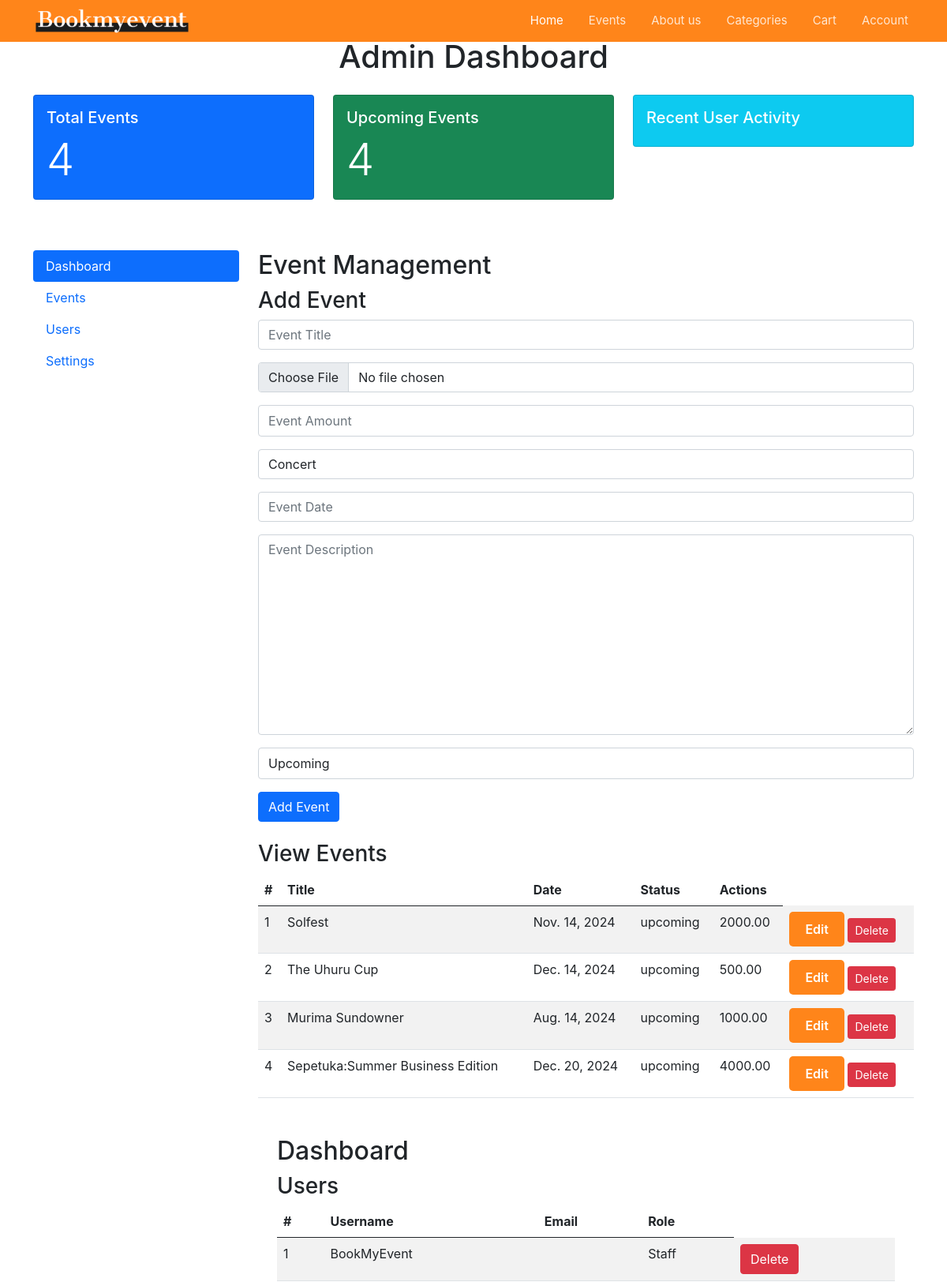
Page /userportal/dashboard/ (signed in, upper part) on the earlier database version.
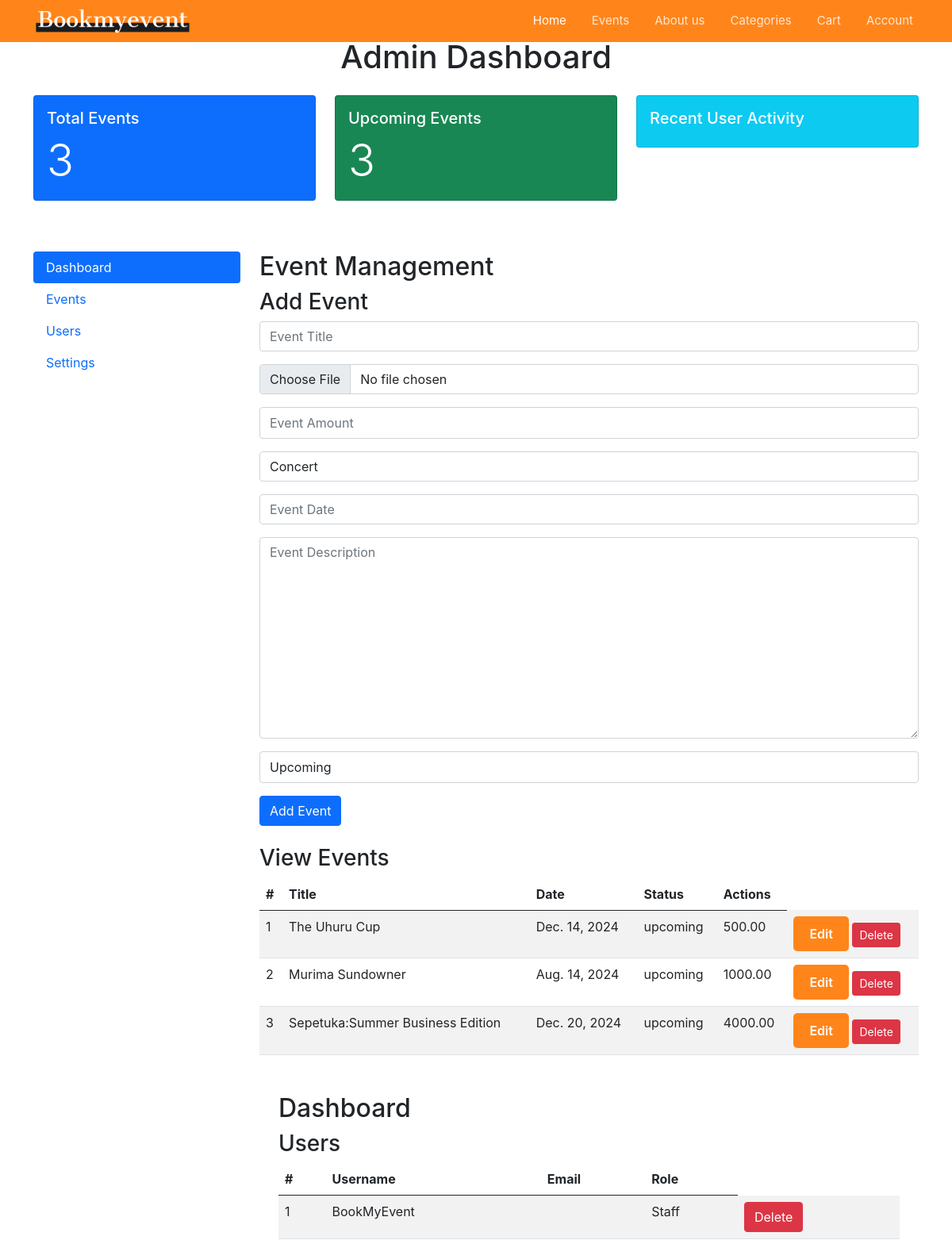
Same page on the later database version.
### userportal/models.py (models this page shows, shortened)
class Event(models.Model):
    STATUS_CHOICES = [
        ('upcoming', 'Upcoming'),
        ('completed', 'Completed'),
        ('cancelled', 'Cancelled'),
    ]
    CATEGORY_CHOICES = [
        ('technology', 'Technology'),
        ('concert', 'Concert'),
        ('family', 'Family'),
        ('theatre', 'Theatre'),
        ('sport', 'Sport'),
    ]
    title = models.CharField(max_length=255)
    date = models.DateField()
    description = models.TextField()
    status = models.CharField(max_length=20, choices=STATUS_CHOICES, default='upcoming')
    amount = models.DecimalField(max_digits=10, decimal_places=2)
    image = models.ImageField(upload_to='event_images/', blank=True, null=True)
    category = models.CharField(max_length=20, choices=CATEGORY_CHOICES, default='concert')

### userportal/views.py (the view)
# urls.py: path('dashboard/', views.dashboard, name='dashboard'),
def dashboard(request):
    if not request.user.is_staff:
        return redirect('index')
    total_events = Event.objects.count()
    upcoming_events_count = Event.objects.filter(status='upcoming').count()
    events = Event.objects.all()
    if request.method == 'POST':
        form = eventForm(request.POST, request.FILES)
        if form.is_valid():
            form.save()
            return redirect('dashboard')
    else:
        form = eventForm()
    users = User.objects.all()
    return render(request, 'adminstration.html', {'total_events': total_events,
    'upcoming_events_count': upcoming_events_count, 'form': form, 'events': events,'users': users})

### userportal/forms.py
class eventForm(forms.ModelForm):
    class Meta:
        model = Event
        fields = '__all__'
        widgets = {
            'title': forms.TextInput(attrs={'class': 'form-control', 'placeholder': 'Event Title'}),
            'date': forms.DateInput(attrs={'class': 'form-control', 'placeholder': 'Event Date'}),
            'description': forms.Textarea(attrs={'class': 'form-control', 'placeholder': 'Event Description'}),
            'amount': forms.NumberInput(attrs={'class': 'form-control small-textarea', 'placeholder': 'Event Amount'}),
            'status': forms.Select(attrs={'class': 'form-control small-textarea', 'placeholder': 'Event Status'}),
            'image': forms.FileInput(attrs={'class': 'form-control', 'placeholder': 'Event Image'}),
            'category': forms.Select(attrs={'class': 'form-control', 'placeholder': 'Event Category'}),
        }

### userportal/templates/adminstration.html (shortened to what the changed rows need)
{% extends 'base.html' %}
{% load static %}
{% block content %}
<div class="container mt-5">
    <h1 class="mb-4 text-center">Admin Dashboard</h1>
    <div class="row">
        <div class="col-md-4">
            <div class="card text-white bg-primary mb-3">
                <div class="card-body">
                    <h5 class="card-title">Total Events</h5>
                    <p class="card-text display-4">{{ total_events }}</p>
                </div>
            </div>
        </div>
        <div class="col-md-4">
            <div class="card text-white bg-success mb-3">
                <div class="card-body">
                    <h5 class="card-title">Upcoming Events</h5>
                    <p class="card-text display-4">{{ upcoming_events_count }}</p>
                </div>
            </div>
        </div>
    </div>
    <div class="row mt-5">
        <div class="col-md-9">
            <section id="events">
                <h2>Event Management</h2>
                <table class="table table-striped">
                    <thead>
                        <tr>
                            <th>#</th>
                            <th>Title</th>
                            <th>Date</th>
                            <th>Status</th>
                            <th>Actions</th>
                        </tr>
                    </thead>
                    <tbody>
                        {% for event in events %}
                            <tr>
                                <td>{{ forloop.counter }}</td>
                                <td>{{ event.title }}</td>
                                <td>{{ event.date }}</td>
                                <td>{{ event.status }}</td>
                                <td>{{ event.amount }}</td>
                                <td>
                                    <a href="{% url 'edit_event' event.id %}" class="btn-outline-primary buy-ticket">Edit</a>
                                    <a href="{% url 'delete_event' event.id %}" class="btn btn-danger btn-sm" onclick="return confirm('Are you sure you want to delete this event?');">Delete</a>
                                </td>
                            </tr>
                        {% empty %}
                            <tr>
                                <td colspan="5" class="text-center">No events found</td>
                            </tr>
                        {% endfor %}
                    </tbody>
                </table>
            </section>
            <div class="container mt-5" id="users">
                <h2>Dashboard</h2>
                <div class="row">
                    <div class="col-md-12">
                        <table class="table table-striped">
                            <thead>
                                <tr>
                                    <th>#</th>
                                    <th>Username</th>
                                    <th>Email</th>
                                    <th>Role</th>
                                </tr>
                            </thead>
                            <tbody>
                                {% for user in users %}
                                <tr>
                                    <td>{{ forloop.counter }}</td>
                                    <td>{{ user.username }}</td>
                                    <td>{{ user.email }}</td>
                                    <td>{% if user.is_staff %}Staff{% else %}User{% endif %}</td>
                                    <td>
                                        <form action="{% url 'delete_user' user.id %}" method="POST" onsubmit="return confirm('Are you sure you want to delete this user?');">
                                            <button type="submit" class="btn btn-danger">Delete</button>
                                        </form>
                                    </td>
                                </tr>
                                {% empty %}
                                <tr>
                                    <td colspan="4" class="text-center">No users found.</td>
                                </tr>
                                {% endfor %}
                            </tbody>
                        </table>
                    </div>
                </div>
            </div>
        </div>
    </div>
</div>
{% endblock %}

Differences in the rows shown:
removed Event: title "Solfest", date "Nov. 14, 2024", status "upcoming", amount "2000.00"
Other differences:
{{ total_events }}: "4" → "3"
{{ upcoming_events_count }}: "4" → "3"
